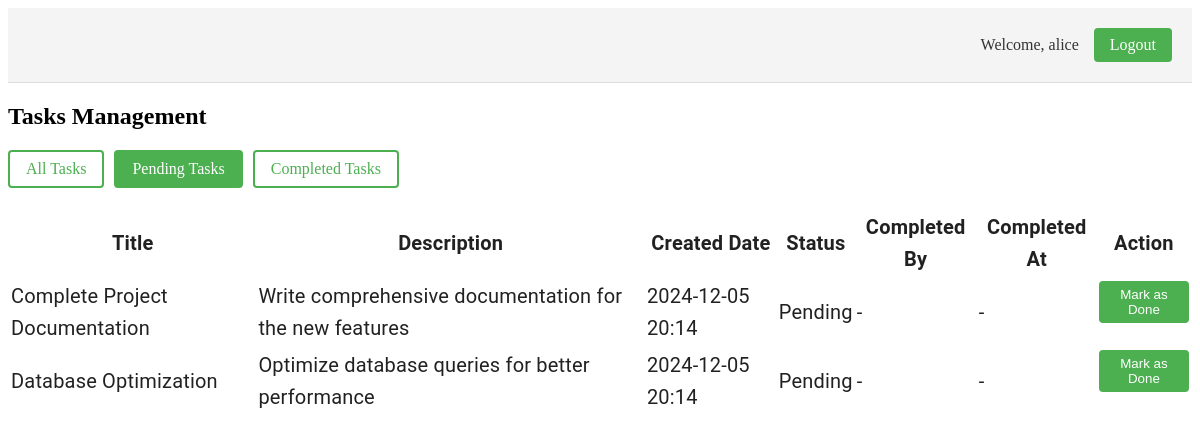
The page /tasks/?filter=pending (signed in) on the database its author committed.
### tasks/models.py (models this page shows, shortened)
class Task(models.Model):
    title = models.CharField(max_length=200)
    description = models.TextField()
    created_at = models.DateTimeField(auto_now_add=True)
    status = models.BooleanField(default=False)
    completed_at = models.DateTimeField(null=True, blank=True)
    completed_by = models.ForeignKey(User, on_delete=models.SET_NULL, null=True, blank=True, related_name='completed_tasks')
    assigned_users = models.ManyToManyField(User, related_name='assigned_tasks')

### tasks/views.py (the view)
# urls.py: path('tasks/', views.task_list, name='task_list'),
def task_list(request):
    filter_param = request.GET.get('filter', 'all')
    base_queryset = Task.objects.filter(assigned_users=request.user)
    if filter_param == 'completed':
        tasks = base_queryset.filter(status=True)
    elif filter_param == 'pending':
        tasks = base_queryset.filter(status=False)
    else:
        tasks = base_queryset
    context = {
        'tasks': tasks,
        'filter': filter_param,
        'is_admin': request.user.is_staff
    }
    return render(request, 'tasks/task_list.html', context)

### tasks/templates/tasks/task_list.html (shortened to what this page needs)
{% block content %}
<div class="header-container">
    {% if user.is_authenticated %}
        <div class="user-info">
            <span class="welcome-text">Welcome, {{ user.username }}</span>
            <a href="{% url 'logout' %}" class="logout-btn">Logout</a>
        </div>
    {% endif %}
</div>
<div class="task-list">
    <h2>Tasks Management</h2>
    <div class="filter-buttons">
        <a href="{% url 'task_list' %}?filter=all" class="filter-btn {% if filter == 'all' %}active{% endif %}">All Tasks</a>
        <a href="{% url 'task_list' %}?filter=pending" class="filter-btn {% if filter == 'pending' %}active{% endif %}">Pending Tasks</a>
        <a href="{% url 'task_list' %}?filter=completed" class="filter-btn {% if filter == 'completed' %}active{% endif %}">Completed Tasks</a>
    </div>
    <table class="task-table">
        <thead>
            <tr>
                <th>Title</th>
                <th>Description</th>
                <th>Created Date</th>
                <th>Status</th>
                <th>Completed By</th>
                <th>Completed At</th>
                <th>Action</th>
            </tr>
        </thead>
        <tbody>
            {% for task in tasks %}
            <tr class="{% if task.status %}completed{% endif %}">
                <td>{{ task.title }}</td>
                <td>{{ task.description }}</td>
                <td>{{ task.created_at|date:"Y-m-d H:i" }}</td>
                <td>{% if task.status %}Done{% else %}Pending{% endif %}</td>
                <td>{{ task.completed_by.username|default:"-" }}</td>
                <td>{{ task.completed_at|date:"Y-m-d H:i"|default:"-" }}</td>
                <td>
                    {% if not task.status %}
                    <form method="post" action="{% url 'mark_done' task.id %}">
                        <button type="submit" class="btn-mark-done">Mark as Done</button>
                    </form>
                    {% endif %}
                </td>
            </tr>
            {% endfor %}
        </tbody>
    </table>
</div>
{% endblock %}

### tasks/templates/tasks/task_list.html (style rules this page uses)
.header-container { display: flex; justify-content: flex-end; padding: 20px; background-color: #f4f4f4; border-bottom: 1px solid #ddd; }
.user-info { display: flex; align-items: center; gap: 15px; }
.welcome-text { color: #333; font-weight: 500; }
.logout-btn { background-color: #4CAF50; color: white; padding: 8px 16px; border-radius: 4px; text-decoration: none; transition: background-color 0.3s; }
.task-table { color: rgba(0, 0, 0, 0.87); font-family: "Roboto", "Helvetica", "Arial", sans-serif; font-size: 1.25rem; font-weight: 400; line-height: 1.625; letter-spacing: 0.00938em; }
.btn-mark-done { background-color: #4CAF50; color: white; padding: 6px 12px; border: none; border-radius: 4px; cursor: pointer; }
.filter-buttons { margin: 20px 0; display: flex; gap: 10px; }
.filter-btn { padding: 8px 16px; border: 2px solid #4CAF50; border-radius: 4px; text-decoration: none; color: #4CAF50; background-color: white; transition: all 0.3s; }
.filter-btn.active { background-color: #4CAF50; color: white; }

### rows shown on the page
Task: title "Complete Project Documentation", description "Write comprehensive documentation for the new features", created_at "2024-12-05 20:14", status "Pending", completed_by.username "-", completed_at "-"
Task: title "Database Optimization", description "Optimize database queries for better performance", created_at "2024-12-05 20:14", status "Pending", completed_by.username "-", completed_at "-"

### other values the page prints
{{ user.username }} "alice"
